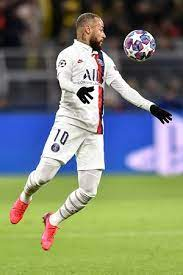
#> input picture Images/op.jpg, 183 x 275 px
$ jupyter execute image_translation.ipynb
#> lines starting #> are read from the running program, lines starting #| are printed output that depends on the picture
[cell 1]
import numpy as np
import cv2
pic = cv2.imread('Images/op.jpg')
#> pic is the input picture: shape (275, 183, 3); mean B, G, R 114.6, 132.8, 125.5
cols = pic.shape[1]
#> cols = 183
rows = pic.shape[0]
#> rows = 275
M = np.float32([[1,0,50],[0,1,50]])
dst = cv2.warpAffine(pic,M,(cols,rows))
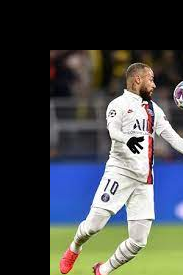
#> dst: shape (275, 183, 3); mean B, G, R 74.1, 74.2, 71.4
cv2.imshow('dst',dst)
cv2.waitKey(0)
cv2.destroyAllWindows()


$ run again, with Images/flower.jpg copied over Images/op.jpg
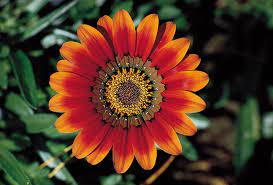
#> input picture Images/flower.jpg, 273 x 185 px
#> pic is the input picture: shape (185, 273, 3); mean B, G, R 36.1, 54, 84.3
#> `dst = cv2.warpAffine(pic,M,(cols,rows))`:
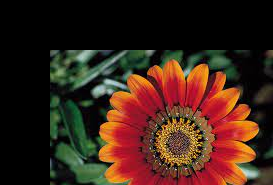
#> dst: shape (185, 273, 3); mean B, G, R 23.9, 35.8, 62

$ run again, with Images/pic1.jpg copied over Images/op.jpg
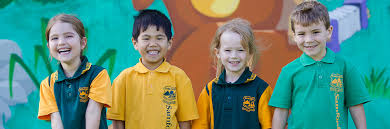
#> input picture Images/pic1.jpg, 390 x 129 px
#> pic is the input picture: shape (129, 390, 3); mean B, G, R 120.5, 139.2, 93.8
#> `dst = cv2.warpAffine(pic,M,(cols,rows))`:
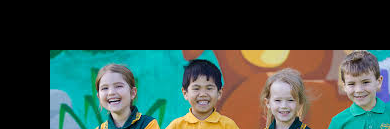
#> dst: shape (129, 390, 3); mean B, G, R 66.7, 73.9, 55.1
